Frame 1 (no input): blank canvas, image omitted
Frame 60 (the mouse pressed at the canvas centre just before this capture): blank canvas, image omitted
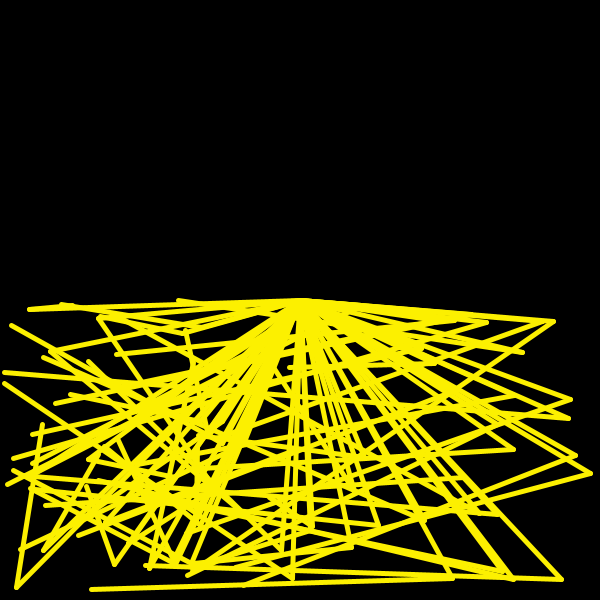
Frame 120 (the mouse held since frame 60 and released just before this capture)

The Processing sketch whose frames 1 and 60 were blank and that drew this single picture after the mouse press (run headless with seeded random() and noise(); from frame 60 on, the mouse is pressed at the canvas centre):

// Processing sketch: processing_163083
// ── processing_163083.pde

void setup()
{
  size(600,600);
  background(0);
  frameRate(20);
}

void draw()
{
  if (mousePressed)
  {
  float a = random(0, width);
  float b = random(mouseY, 600);
  float c = random(0, 300);
  float d = random(mouseY, 600);
  
  line(mouseX, mouseY, a, b);
  line(a, b, c, d);
  stroke(252,240,0);
  strokeWeight(5);
  }
  else 
  {
    background(0);
  }
}
